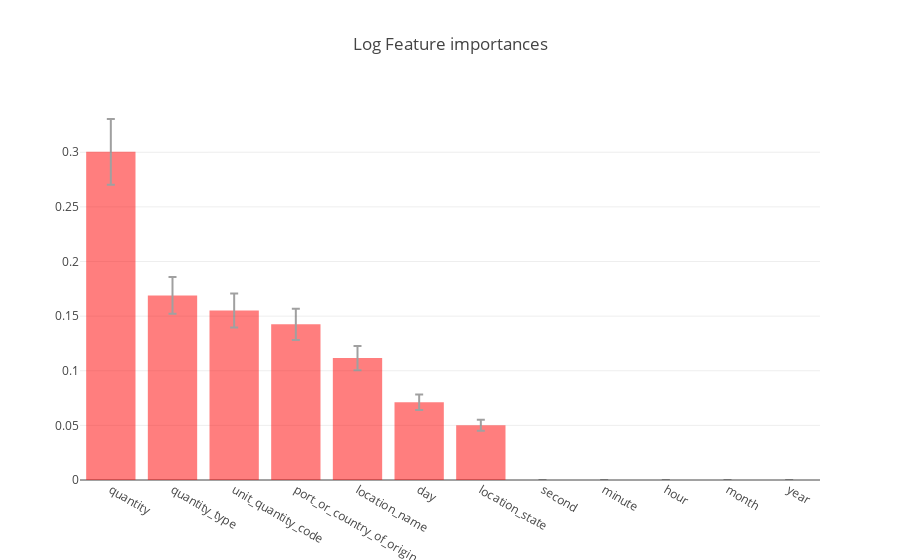

This figure's notebook cell:
### Code cell
forest = ExtraTreesRegressor(n_estimators=200,n_jobs=4,random_state=0,verbose=1,max_depth=20)

forest.fit(X=x[y != 0],y=np.log(y[y != 0]))
importances = forest.feature_importances_
std = np.std([tree.feature_importances_ for tree in forest.estimators_],
             axis=0)
indices = np.argsort(importances)[::-1]
trace = Bar(x=np.array(x.columns)[indices], y=importances[indices],
               marker=dict(color='red'),
               error_y=dict(visible=True, arrayminus=std[indices]),
               opacity=0.5,
              )

layout = Layout(title="Log Feature importances",)
fig = Figure(data=[trace], layout=layout)
plt_offline.iplot(fig)

### Figure 1 — Plotly figure (JSON) as saved in the notebook; plotly's stock layout.template omitted (floating-point values rounded to 4 significant figures)
{"data": [{"error_y": {"arrayminus": [0.02676, 0.04626, 0.0436, 0.01237, 0.02163, 0.009718, 0.01097, 0, 0, 0, 0, 0], "visible": true}, "marker": {"color": "red"}, "opacity": 0.5, "type": "bar", "x": ["quantity", "quantity_type", "unit_quantity_code", "port_or_country_of_origin", "location_name", "day", "location_state", "second", "minute", "hour", "month", "year"], "y": [0.3004, 0.169, 0.1552, 0.1425, 0.1116, 0.07121, 0.05015, 0, 0, 0, 0, 0]}], "layout": {"title": "Log Feature importances"}}
